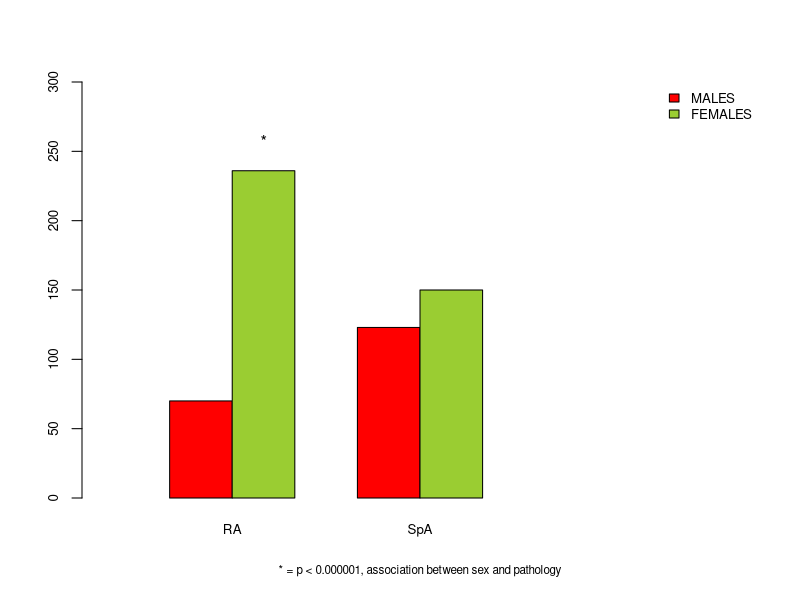

Here is the R script that generated this plot:
setwd("~/Desktop/github/Rheuma")

mymatrix_sex<- matrix(c(70, 236, 123, 150), 2, 2)
mymatrix_sex
chisq.test(mymatrix_sex)

colnames(mymatrix_sex)<- c("RA", "SpA")
rownames(mymatrix_sex)<- c("MALES", "FEMALES")

mymatrix_sex
barplot(mymatrix_sex, col = c("red", "yellowgreen"), beside = TRUE, xlim=c(0, 5), width= 0.5, ylim = c(0, 300), cex.axis = 0.8, cex.names = 0.8)

#let's do it stacked
#barplot(mymatrix, col = c("blue", "orange"), xlim=c(0, 5), width= 0.5, ylim = c(0, 300))

legend("topright", bty = "n", legend = c("MALES", "FEMALES"), fill = c("red", "yellowgreen"), cex= 0.8)

text(1.25, 260, "*")
title(cex.main = 0.8, xlab = "* = p < 0.000001, association between sex and pathology", cex.lab = 0.7)

dev.copy(png, "longato_figure_2.png")
dev.off()